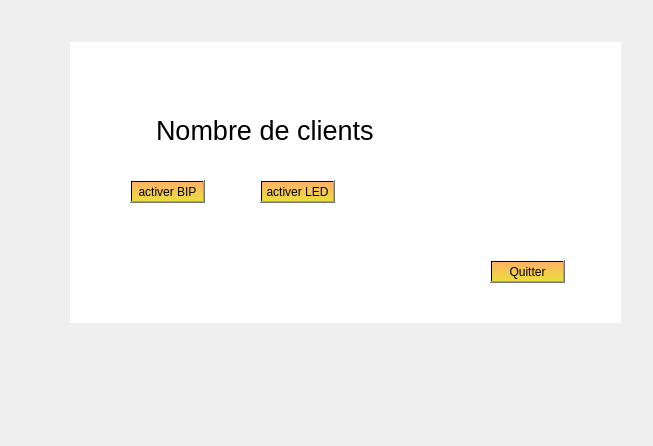
<?xml version="1.0" encoding="UTF-8"?>
<ui version="4.0">
 <class>arduino_capteur</class>
 <widget class="QWidget" name="arduino_capteur">
  <property name="geometry">
   <rect>
    <x>0</x>
    <y>0</y>
    <width>653</width>
    <height>446</height>
   </rect>
  </property>
  <property name="windowTitle">
   <string>Form</string>
  </property>
  <widget class="QPushButton" name="des_bip">
   <property name="geometry">
    <rect>
     <x>260</x>
     <y>180</y>
     <width>75</width>
     <height>23</height>
    </rect>
   </property>
   <property name="styleSheet">
    <string notr="true">background-color: qlineargradient(spread:pad, x1:0, y1:0, x2:0, y2:1, stop:0 rgba(255, 178, 102, 255), stop:0.974874 rgba(235, 220, 61, 255), stop:0.98 rgba(0, 0, 0, 255), stop:1 rgba(0, 0, 0, 0));font: 8pt &quot;MV Boli&quot;;</string>
   </property>
   <property name="text">
    <string>activer LED</string>
   </property>
  </widget>
  <widget class="QPushButton" name="activer_bip">
   <property name="geometry">
    <rect>
     <x>130</x>
     <y>180</y>
     <width>75</width>
     <height>23</height>
    </rect>
   </property>
   <property name="styleSheet">
    <string notr="true">background-color: qlineargradient(spread:pad, x1:0, y1:0, x2:0, y2:1, stop:0 rgba(255, 178, 102, 255), stop:0.974874 rgba(235, 220, 61, 255), stop:0.98 rgba(0, 0, 0, 255), stop:1 rgba(0, 0, 0, 0));font: 8pt &quot;MV Boli&quot;;</string>
   </property>
   <property name="text">
    <string>activer BIP</string>
   </property>
  </widget>
  <widget class="QLabel" name="label">
   <property name="geometry">
    <rect>
     <x>400</x>
     <y>100</y>
     <width>161</width>
     <height>61</height>
    </rect>
   </property>
   <property name="font">
    <font>
     <pointsize>30</pointsize>
    </font>
   </property>
   <property name="text">
    <string/>
   </property>
  </widget>
  <widget class="QLabel" name="label_3">
   <property name="geometry">
    <rect>
     <x>156</x>
     <y>110</y>
     <width>261</width>
     <height>41</height>
    </rect>
   </property>
   <property name="font">
    <font>
     <pointsize>20</pointsize>
    </font>
   </property>
   <property name="styleSheet">
    <string notr="true"/>
   </property>
   <property name="text">
    <string>Nombre de clients</string>
   </property>
  </widget>
  <widget class="QPushButton" name="pushButton">
   <property name="geometry">
    <rect>
     <x>490</x>
     <y>260</y>
     <width>75</width>
     <height>23</height>
    </rect>
   </property>
   <property name="styleSheet">
    <string notr="true">background-color: qlineargradient(spread:pad, x1:0, y1:0, x2:0, y2:1, stop:0 rgba(255, 178, 102, 255), stop:0.974874 rgba(235, 220, 61, 255), stop:0.98 rgba(0, 0, 0, 255), stop:1 rgba(0, 0, 0, 0));font: 8pt &quot;MV Boli&quot;;</string>
   </property>
   <property name="text">
    <string>Quitter</string>
   </property>
  </widget>
  <widget class="QLabel" name="label_2">
   <property name="geometry">
    <rect>
     <x>70</x>
     <y>42</y>
     <width>551</width>
     <height>281</height>
    </rect>
   </property>
   <property name="styleSheet">
    <string notr="true">background-color: rgb(255, 255, 255);</string>
   </property>
   <property name="text">
    <string/>
   </property>
  </widget>
  <zorder>label_2</zorder>
  <zorder>des_bip</zorder>
  <zorder>activer_bip</zorder>
  <zorder>label</zorder>
  <zorder>label_3</zorder>
  <zorder>pushButton</zorder>
 </widget>
 <resources/>
 <connections/>
</ui>
